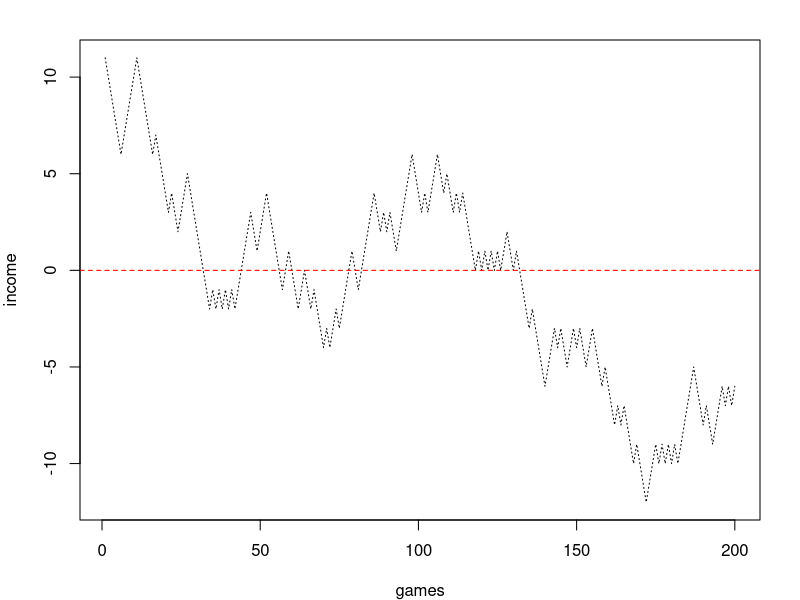
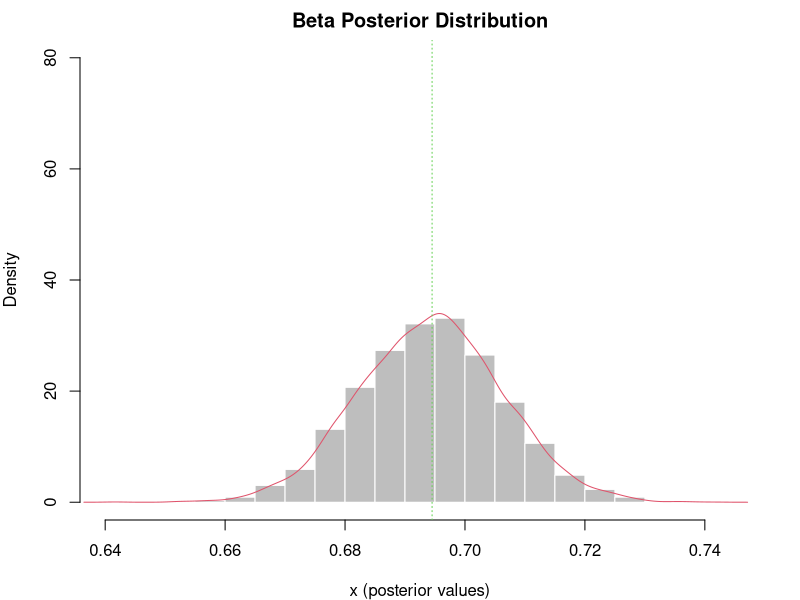

The R script that drew these images, in order:
## ---- chunk 1
set.seed(678)
N = 200
income = 10
games = 2*(runif(N)<0.473) - 1 ## generate 1s and -1s
out = cumsum(games) + income

par(mar = c(4,4,2,2))
plot(1:N, out, type = "l", 
     xlab = "games", ylab = "income",
     lty = 3)
abline(h = 0, lty = 2, col = "red")

## ---- chunk 2
GamblersRuin = function(i){
  income = 10
  n = 0
  while(!(income %in% c(0,20))){
    n = n + 1 ## number of runs till ruin or success
    x = runif(1)
    if(x <= 0.473){
      income = income + 1
    } else{
      income = income - 1
    }
  }
  return(c(n,income))
}

GamblersRuin()

out = lapply(X = 1:100, FUN = GamblersRuin)
out = do.call(rbind, out)

## percentage of success
sum(out[,2] == 20 )



## ---- chunk 3
study = matrix(data = c(21, 2,
                        15, 3), nrow = 2, ncol = 2, byrow = TRUE,
               dimnames = list(c("surgery", "radiation"), 
                               c("controlled", "not controlled")))

print(study)
## ---- chunk 4
## set up

## function will generate chi-squared statistics 
## using the expected distribution of the data
simulateChisq <- function(B, E, sr, sc){
    results = numeric(B)
    for(i in 1:B){
      ## review r2dtable documentation
        dat = unlist(r2dtable(1, sr, sc))
        M = matrix(dat, ncol = length(sc), nrow = length(sr))
        val = sum( sort( (M - E)^2 / E, decreasing = TRUE))
        results[i] = val
    }
    return(results)
}

## ---- chunk 5
ChisqTest <- function(data, Simulations){
    x = data
    B = Simulations
    n <- sum(x)
    sr <- rowSums(x)
    sc <- colSums(x)
    E <- outer(sr, sc, "*")/n ## ORDER MATTERS
    dimnames(E) <- dimnames(study)
    tmp <- simulateChisq(B, E, sr, sc)
    Stat <- sum(sort((x - E)^2/E, decreasing = TRUE))
    pval <- (1 + sum(tmp >=  Stat))/(B + 1)
    rawPVal = pchisq(q = Stat, df = 2, lower.tail = FALSE)
    out = list(PearsonStat = Stat, 
               MonteCarloPVal = pval, 
               rawPVal = rawPVal)
    return(out)
}

## ---- chunk 6
set.seed(123)

results <- ChisqTest(study, 10000)

print(results)

## compare against chisq.test()

## ---- chunk 7
print(1 - pnorm(q = 3.75)) ## p-value
## ---- chunk 8
N = 10^4
set.seed(123)
x = rbeta(n = N, shape1 = 1028 + 1, shape2 = 1028 - 576 + 1)
d = density(x)
hist(x = x, probability = TRUE, 
      main = "Beta Posterior Distribution",
     xlab = "x (posterior values)", ylab = "Density",
     ylim = c(0,80), col = "gray", border = "white")
lines(x = d$x , y = d$y, type = "l", col = 2)
abline(v = median(x), lty = 3, col = "3")

print("Median: ")
print(quantile(x = x, probs = c(0.025, 0.5, 0.975)))
